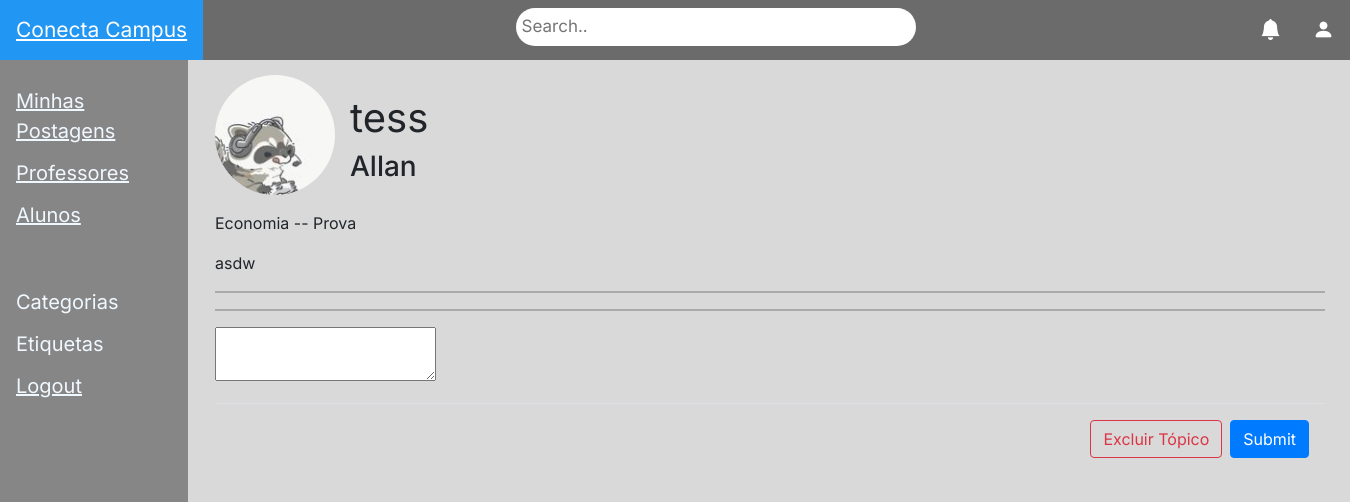
Page /principal/3 (signed in) on the committed database.
### models.py (models this page shows, shortened)
class Topico(db.Model):
    id = db.Column(db.Integer, primary_key=True)
    data = db.Column(db.DateTime)
    titulo = db.Column(db.String(50))
    categoria = db.Column(db.String(150))
    etiqueta = db.Column(db.String(150))
    autor_id = db.Column(db.Integer, db.ForeignKey('user.id'))
    texto = db.Column(db.String(400))
    respostas = db.relationship('Resposta', backref='topico', cascade='all, delete-orphan', lazy=True)

class User(db.Model, UserMixin):
    id = db.Column(db.Integer, primary_key=True)
    email = db.Column(db.String(150), unique=True)
    nome = db.Column(db.String(150), nullable=False)
    senha = db.Column(db.String(40), nullable=False)
    arq_imagem = db.Column(db.String(20), nullable=False, default='default.jpg')
    status = db.Column(db.String(20), nullable=False)
    topicos = db.relationship('Topico', backref='autor', cascade='all, delete-orphan', lazy=True)
    respostas = db.relationship('Resposta', backref='autor', cascade='all, delete-orphan', lazy=True)
    reportes_feitos = db.relationship(
        'Reportar',
        foreign_keys='Reportar.autor_id',
        backref='autor_do_reporte',
        lazy=True
    )
    reportes_recebidos = db.relationship(
        'Reportar',
        foreign_keys='Reportar.target_id',
        backref='usuario_reportado',
        lazy=True
    )

### routes/principal.py (the view)
@principal_route.route('/<filtro>')
def principalTemplate(filtro):
    if filtro == "nada":
        filtro = None
    categorias = Categoria.query.all()
    etiquetas = Etiqueta.query.all()
    return render_template('conteudoPrincipal.html', filtro=filtro, user=current_user, categorias=categorias, etiquetas=etiquetas)

### forms.py
class RespostaForm(FlaskForm):
    texto = CKEditorField('Texto', validators=[DataRequired()])
    submit = SubmitField()

### main.py (called while the page is built)
@loginManager.user_loader
def load_user(user_id):
    return User.query.get(int(user_id))

### routes/principal.py (called while the page is built, shortened)
@principal_route.route('/<int:topicoID>', methods=['GET', 'POST'])
def detalhe_topico(topicoID):
    categorias = Categoria.query.all()
    etiquetas = Etiqueta.query.all()
    form = RespostaForm()
    topico = Topico.query.filter_by(id=topicoID).first()
    autor = User.query.filter_by(id=topico.autor_id).first()
    autor_imagem = url_for('static', filename='profile-pics/' + autor.arq_imagem)
    return render_template('detalhesTopico.html', topico=topico, autor=autor, imagem=autor_imagem, form=form, user=current_user, categorias=categorias, etiquetas=etiquetas)

### templates/detalhesTopico.html (shortened to what this page needs)
{% extends "index.html" %}
{% block content %}
<div class="container" style="margin-top: 75px; margin-left: 200px;">
    <div class="row align-items-center" style="width: auto;">
        <div class="col-1" style="margin-right: 40px;">
            <img class="rounded-circle " style="height: 120px; width: 120px; margin-bottom: 16px;" src="{{ imagem }}">
        </div>
        <div class="col">
            <h1>{{ topico.titulo }}</h1>
            <h3>{{ topico.autor.nome}}</h3>
        </div>
    </div>
    <p>{{ topico.categoria }} -- {{ topico.etiqueta }}</p>
    <p>{{ topico.texto|safe }}</p>
    <hr>
    <hr>
    <div class="container" style="padding-left: 0px; padding-right: 0px; width: 100%;">
        <form
                action="{{ url_for('principal.detalhe_topico', topicoID=topico.id) }}"
                method="POST"
                enctype="multipart/form-data"
            >
            <div class="form-group">
                {% if form.texto.errors %}
                    {{ form.texto(class="form-control form-control-lg is-invalid") }}
                    <div class="invalid-feedback">
                        {% for error in form.texto.errors %}
                            <span>{{ error }}</span>
                        {% endfor %}
                    </div>
                {% else %}
                    {{ form.texto }}
                {% endif %}
            </div>
            <div class="modal-footer">
                {% if topico.autor.id == current_user.id %}
                    <a class="btn btn-outline-danger" href="{{ url_for('principal.excluir_topico', topicoID=topico.id) }}">Excluir Tópico</a>
                {% endif %}
                {{ form.submit(class="btn btn-primary") }}
            </div>
        </form>
    </div>
</div>
{% endblock %}

### static/CSS/menuprincipal.css (style rules this page uses)
body { background-color: #D9D9D9; color: black; }

### static/CSS/style.css (style rules this page uses)
body { font-family: "Inter", sans-serif; background-color: #D9D9D9; }
a { text-decoration: none; color: blueviolet; }
h1 { font-weight: 400; }
.container { width: 150%; }

### rows in the picture
Topico: titulo "tess", categoria "Economia", etiqueta "Prova", texto "asdw"
User: autor.nome "Allan"
